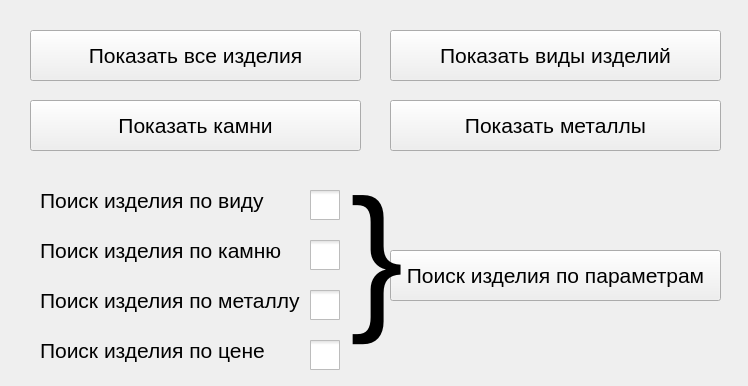
<?xml version="1.0" encoding="UTF-8"?>
<ui version="4.0">
 <class>PassengerClass</class>
 <widget class="QWidget" name="PassengerClass">
  <property name="geometry">
   <rect>
    <x>0</x>
    <y>0</y>
    <width>748</width>
    <height>386</height>
   </rect>
  </property>
  <property name="windowTitle">
   <string>Пассажир</string>
  </property>
  <widget class="QPushButton" name="products_btn">
   <property name="geometry">
    <rect>
     <x>30</x>
     <y>30</y>
     <width>331</width>
     <height>51</height>
    </rect>
   </property>
   <property name="font">
    <font>
     <pointsize>16</pointsize>
    </font>
   </property>
   <property name="mouseTracking">
    <bool>false</bool>
   </property>
   <property name="text">
    <string>Показать все изделия</string>
   </property>
   <property name="checkable">
    <bool>false</bool>
   </property>
  </widget>
  <widget class="QPushButton" name="product_types_btn">
   <property name="geometry">
    <rect>
     <x>390</x>
     <y>30</y>
     <width>331</width>
     <height>51</height>
    </rect>
   </property>
   <property name="font">
    <font>
     <pointsize>16</pointsize>
    </font>
   </property>
   <property name="mouseTracking">
    <bool>false</bool>
   </property>
   <property name="text">
    <string>Показать виды изделий</string>
   </property>
   <property name="checkable">
    <bool>false</bool>
   </property>
  </widget>
  <widget class="QCheckBox" name="price_check">
   <property name="geometry">
    <rect>
     <x>310</x>
     <y>340</y>
     <width>31</width>
     <height>31</height>
    </rect>
   </property>
   <property name="styleSheet">
    <string notr="true">QCheckBox::indicator {
    width: 30px;
    height: 30px;
}</string>
   </property>
   <property name="text">
    <string/>
   </property>
   <property name="checked">
    <bool>false</bool>
   </property>
  </widget>
  <widget class="QPushButton" name="stones_btn">
   <property name="geometry">
    <rect>
     <x>30</x>
     <y>100</y>
     <width>331</width>
     <height>51</height>
    </rect>
   </property>
   <property name="font">
    <font>
     <pointsize>16</pointsize>
    </font>
   </property>
   <property name="mouseTracking">
    <bool>false</bool>
   </property>
   <property name="text">
    <string>Показать камни</string>
   </property>
   <property name="checkable">
    <bool>false</bool>
   </property>
  </widget>
  <widget class="QCheckBox" name="metal_check">
   <property name="geometry">
    <rect>
     <x>310</x>
     <y>290</y>
     <width>31</width>
     <height>31</height>
    </rect>
   </property>
   <property name="styleSheet">
    <string notr="true">QCheckBox::indicator {
    width: 30px;
    height: 30px;
}</string>
   </property>
   <property name="text">
    <string/>
   </property>
   <property name="checked">
    <bool>false</bool>
   </property>
  </widget>
  <widget class="QPushButton" name="metal_btn">
   <property name="geometry">
    <rect>
     <x>390</x>
     <y>100</y>
     <width>331</width>
     <height>51</height>
    </rect>
   </property>
   <property name="font">
    <font>
     <pointsize>16</pointsize>
    </font>
   </property>
   <property name="mouseTracking">
    <bool>false</bool>
   </property>
   <property name="text">
    <string>Показать металлы</string>
   </property>
   <property name="checkable">
    <bool>false</bool>
   </property>
  </widget>
  <widget class="QPushButton" name="param_search_btn">
   <property name="geometry">
    <rect>
     <x>390</x>
     <y>250</y>
     <width>331</width>
     <height>51</height>
    </rect>
   </property>
   <property name="font">
    <font>
     <pointsize>16</pointsize>
    </font>
   </property>
   <property name="mouseTracking">
    <bool>false</bool>
   </property>
   <property name="text">
    <string>Поиск изделия по параметрам</string>
   </property>
   <property name="checkable">
    <bool>false</bool>
   </property>
  </widget>
  <widget class="QCheckBox" name="type_check">
   <property name="geometry">
    <rect>
     <x>310</x>
     <y>190</y>
     <width>31</width>
     <height>31</height>
    </rect>
   </property>
   <property name="styleSheet">
    <string notr="true">QCheckBox::indicator {
    width: 30px;
    height: 30px;
}</string>
   </property>
   <property name="text">
    <string/>
   </property>
   <property name="checked">
    <bool>false</bool>
   </property>
  </widget>
  <widget class="QCheckBox" name="stone_check">
   <property name="geometry">
    <rect>
     <x>310</x>
     <y>240</y>
     <width>31</width>
     <height>31</height>
    </rect>
   </property>
   <property name="styleSheet">
    <string notr="true">QCheckBox::indicator {
    width: 30px;
    height: 30px;
}</string>
   </property>
   <property name="text">
    <string/>
   </property>
   <property name="checked">
    <bool>false</bool>
   </property>
  </widget>
  <widget class="QLabel" name="label_2">
   <property name="geometry">
    <rect>
     <x>40</x>
     <y>180</y>
     <width>251</width>
     <height>41</height>
    </rect>
   </property>
   <property name="font">
    <font>
     <pointsize>16</pointsize>
    </font>
   </property>
   <property name="text">
    <string>Поиск изделия по виду</string>
   </property>
  </widget>
  <widget class="QLabel" name="label_3">
   <property name="geometry">
    <rect>
     <x>40</x>
     <y>230</y>
     <width>251</width>
     <height>41</height>
    </rect>
   </property>
   <property name="font">
    <font>
     <pointsize>16</pointsize>
    </font>
   </property>
   <property name="text">
    <string>Поиск изделия по камню</string>
   </property>
  </widget>
  <widget class="QLabel" name="label_4">
   <property name="geometry">
    <rect>
     <x>40</x>
     <y>280</y>
     <width>261</width>
     <height>41</height>
    </rect>
   </property>
   <property name="font">
    <font>
     <pointsize>16</pointsize>
    </font>
   </property>
   <property name="text">
    <string>Поиск изделия по металлу</string>
   </property>
  </widget>
  <widget class="QLabel" name="label_5">
   <property name="geometry">
    <rect>
     <x>40</x>
     <y>330</y>
     <width>261</width>
     <height>41</height>
    </rect>
   </property>
   <property name="font">
    <font>
     <pointsize>16</pointsize>
    </font>
   </property>
   <property name="text">
    <string>Поиск изделия по цене</string>
   </property>
  </widget>
  <widget class="QLabel" name="label_6">
   <property name="geometry">
    <rect>
     <x>350</x>
     <y>160</y>
     <width>51</width>
     <height>191</height>
    </rect>
   </property>
   <property name="font">
    <font>
     <pointsize>120</pointsize>
    </font>
   </property>
   <property name="text">
    <string>}</string>
   </property>
  </widget>
 </widget>
 <resources/>
 <connections/>
</ui>
